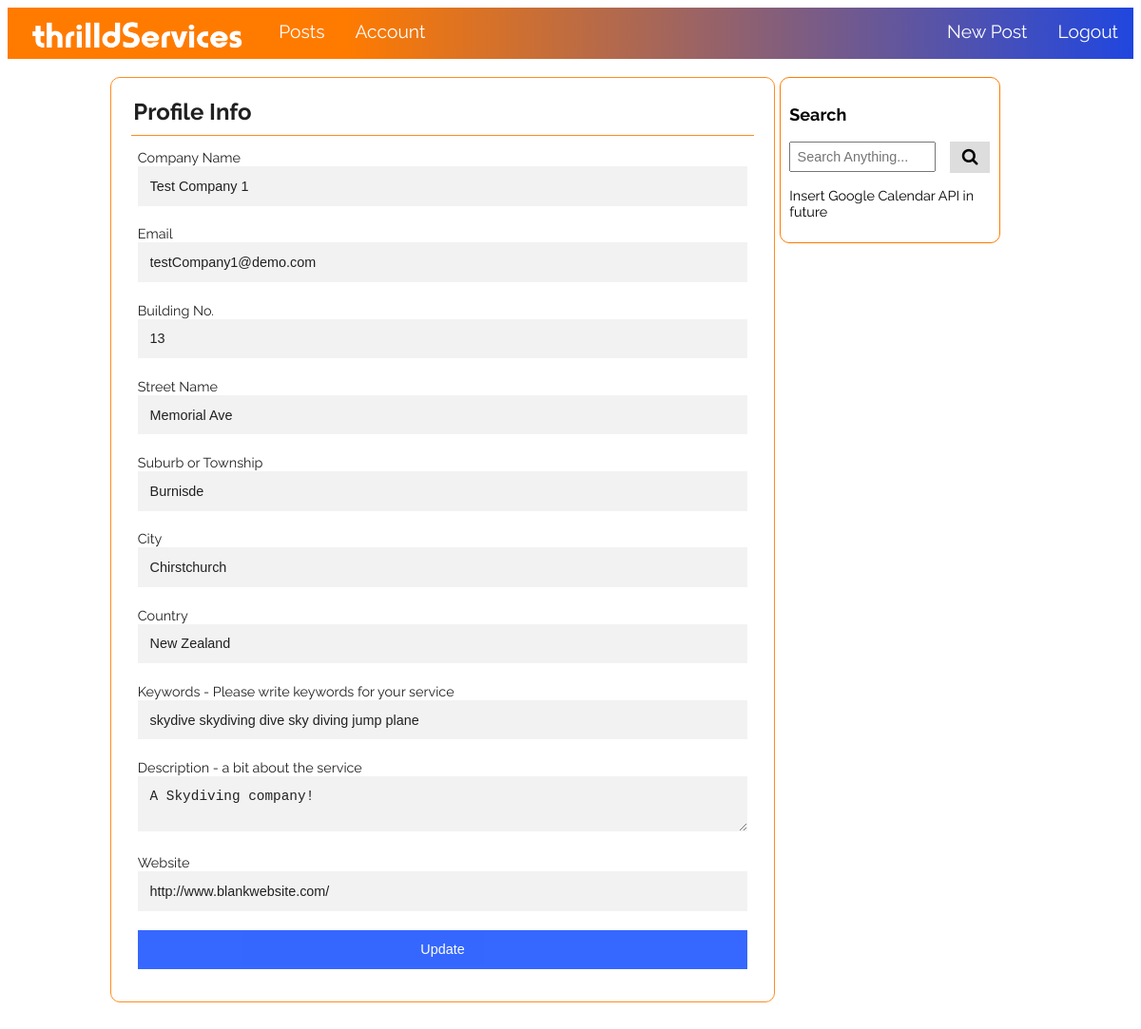
/service/account (signed in), run on the app's committed database.
### app/models.py (models this page shows, shortened)
class Service(db.Model):
  __tablename__ = 'service'
  id = db.Column(db.Integer, primary_key=True)
  user_id = db.Column(db.Integer, db.ForeignKey('user.id'), nullable=False)
  name = db.Column(db.String(160), db.ForeignKey('user.name'), nullable=False)
  email = db.Column(db.String(240), db.ForeignKey('user.email'), unique=True, nullable=False )
  password = db.Column(db.String, nullable=False)
  address_number = db.Column(db.Integer, nullable=False)
  address_street = db.Column(db.String(240), nullable=False)
  address_suburb = db.Column(db.String(240))
  address_city = db.Column(db.String(240), nullable=False)
  address_country = db.Column(db.String(160), nullable=False)
  keywords =db.Column(db.String(1000), nullable=False)
  description = db.Column(db.String(2000), nullable=False)
  web_link = db.Column(db.String(2000))

### app/routes.py (the view)
@app.route('/service/account', methods=['GET', 'POST'])
@login_required(type='srole')
def service_account():
    exists = db.session.query(Service.id).filter_by(email=current_user.email).scalar() is not None
    if not exists:
        flash('Your must complete sign up!', 'fail')
        return redirect(url_for('service_register'))
    service = Service.query.filter_by(user_id=current_user.id).first()
    form = ServiceUpdateProfileForm()
    posts = Service_Post.query.filter_by(company=service.name).all()
    if form.validate_on_submit():
        for x in posts:   #If the Service changes their name, the posts author name also gets changed.
            x.company = form.name.data.strip()
        current_user.name  = form.name.data.strip()
        service.name  = form.name.data.strip()
        current_user.email  = form.email.data
        service.email = form.email.data
        service.address_number = form.address_number.data
        service.address_street = form.address_street.data
        service.address_suburb = form.address_suburb.data
        service.address_city = form.address_city.data
        service.address_country = form.address_country.data
        tags = Tags.query.filter_by(service_user_id=current_user.id).all()
        for x in tags:
            db.session.delete(x)
        db.session.commit()
        service.keywords = form.keywords.data
        service.description = form.description.data
        service.web_link = form.web_link.data
        db.session.commit()
        keyword_add(form.keywords.data)
        flash("Your profile has been updated!", 'success')
        return redirect(url_for('service_account'))
    elif request.method == 'GET':
        form.name.data = service.name
        form.email.data = service.email
        form.address_number.data = service.address_number
        form.address_street.data = service.address_street
        form.address_suburb.data = service.address_suburb
        form.address_city.data = service.address_city
        form.address_country.data = service.address_country
        form.keywords.data = service.keywords
        form.description.data = service.description
        form.web_link.data = service.web_link
    return render_template('service_account.html', page_title='Service Profile', form=form, legend='Profile Info')

### app/models.py (called while the page is built)
@login_manager.user_loader
def load_user(user_id):
    return User.query.get(int(user_id)) #It takes the id return the corresponding user entry.

### app/routes.py (called while the page is built, shortened)
def login_required(type="ANY"): #It lets me define different roles for the users. This meant that if they were a service (srole), they could have a different home screen etc than if they were a user (urole).
    def wrapper(fn):
        @wraps(fn) # Makes the function (wraps it with) a decorator with @ so that it is just basically saying 'the login required to access this page is...'
        def decorated_view(*args, **kwargs):
            return fn(*args, **kwargs)
        return decorated_view
    return wrapper

### app/templates/service_account.html (shortened to what this page needs)
{% extends 'layout.html' %} {% block content %}
  <div class = "service_profile_box">
    <form action="" method="POST" >
      <div class='form--wide'>
        <legend class = 'form__title'>{{ legend }}</legend>
        <div class = "wide-form__group">
          {{form.name.label(class="form__label")}}
          <br>
          {% if form.name.errors %}
            {{form.name(class="wide-invalid_form__group")}}
            <div class="fail_alert">
              {% for error in form.name.errors %}
                <span>{{ error }}</span>
                {% endfor %}
            </div>
          {% else %}
            {{form.name(class="wide-form__box")}}
          {% endif %}
        </div>
        <div class = "wide-form__group">
          {{form.email.label(class="form__label")}}
          <br>
          {% if form.email.errors %}
            {{form.email(class="wide-invalid_form__group")}}
            <div class="fail_alert">
              {% for error in form.email.errors %}
                <span>{{ error }}</span>
                {% endfor %}
            </div>
          {% else %}
            {{form.email(class="wide-form__box")}}
          {% endif %}
        </div>
        <div class = "wide-form__group">
          {{form.address_number.label(class="form__label")}}
          <br>
          {% if form.address_number.errors %}
            {{form.address_number(class="wide-invalid_form__group")}}
            <div class="fail_alert">
              {% for error in form.address_number.errors %}
                <span>{{ error }}</span>
                {% endfor %}
            </div>
          {% else %}
            {{form.address_number(class="wide-form__box")}}
          {% endif %}
        </div>
        <div class = "wide-form__group">
          {{form.address_street.label(class="form__label")}}
          <br>
          {% if form.address_street.errors %}
            {{form.address_street(class="wide-invalid_form__group")}}
            <div class="fail_alert">
              {% for error in form.address_street.errors %}
                <span>{{ error }}</span>
                {% endfor %}
            </div>
          {% else %}
            {{form.address_street(class="wide-form__box")}}
          {% endif %}
        </div>
        <div class = "wide-form__group">
          {{form.address_suburb.label(class="form__label")}}
          <br>
          {% if form.address_suburb.errors %}
            {{form.address_suburb(class="wide-invalid_form__group")}}
            <div class="fail_alert">
              {% for error in address_suburb.name.errors %}
                <span>{{ error }}</span>
                {% endfor %}
            </div>
          {% else %}
            {{form.address_suburb(class="wide-form__box")}}
          {% endif %}
        </div>
        <div class = "wide-form__group">
          {{form.address_city.label(class="form__label")}}
          <br>
          {% if form.address_city.errors %}
            {{form.address_city(class="wide-invalid_form__group")}}
            <div class="fail_alert">
              {% for error in form.address_city.errors %}
                <span>{{ error }}</span>
                {% endfor %}
            </div>
          {% else %}
            {{form.address_city(class="wide-form__box")}}
          {% endif %}
        </div>
        <div class = "wide-form__group">
          {{form.address_country.label(class="form__label")}}
          <br>
          {% if form.address_country.errors %}
            {{form.address_country(class="wide-invalid_form__group")}}
            <div class="fail_alert">
              {% for error in form.address_country.errors %}
                <span>{{ error }}</span>
                {% endfor %}
            </div>
          {% else %}
            {{form.address_country(class="wide-form__box")}}
          {% endif %}
        </div>
        <div class = "wide-form__group">
          {{form.keywords.label(class="form__label")}}
          <br>
          {% if form.keywords.errors %}
            {{form.keywords(class="wide-invalid_form__group")}}
            <div class="fail_alert">
              {% for error in form.keywords.errors %}
                <span>{{ error }}</span>
                {% endfor %}
            </div>
          {% else %}
            {{form.keywords(class="wide-form__box")}}
          {% endif %}
        </div>
        <div class = "wide-form__group">
          {{form.description.label(class="form__label")}}
          <br>
          {% if form.description.errors %}
            {{form.description(class="wide-invalid_form__group")}}
            <div class="fail_alert">
              {% for error in form.description.errors %}
                <span>{{ error }}</span>
                {% endfor %}
            </div>
          {% else %}
            {{form.description(class="wide-form__box")}}
          {% endif %}
        </div>
        <div class = "wide-form__group">
          {{form.web_link.label(class="form__label")}}
          <br>
          {% if form.web_link.errors %}
            {{form.web_link(class="wide-invalid_form__group")}}
            <div class="fail_alert">
              {% for error in form.web_link.errors %}
                <span>{{ error }}</span>
                {% endfor %}
            </div>
          {% else %}
            {{form.web_link(class="wide-form__box")}}
          {% endif %}
        </div>
        <div class = "wide-form__group">
          {{form.submit(class="wide-submit_button")}}
        </div>
      </div>
    </form>
  </div>
  <div class="sidebar">
    <h3>Search</h3>
    <div class="search-container">
      <form action = '#'>
        <input type="text" placeholder="Search Anything...">
        <button type="submit"><i class="fa fa-search"></i></button>
      </form>
    </div>
    <p>Insert Google Calendar API in future<p>
  </div>
{% endblock %}

### app/static/css/style.css (style rules this page uses)
body { color: black; font-family: 'Raleway', sans-serif; }
h3 { font-size: 1.5vw; }
p { font-size: 1.2vw; }
.form--wide { margin: auto; background-color: white; opacity: 0.87; padding: 3%; border: 1px solid #ff7b00; border-radius: 10px; }
.form__title { font-weight: bold; font-size: 2vw; padding-bottom: 10px; border-bottom: 1px solid #ff7b00; }
.form__label { font-size: 1.2vw; }
.wide-form__group { padding: 1% 0 1% 0; margin: 1%; border: none; }
.wide-form__box { width: 98%; padding: 2% 0 2% 2%; display: inline-block; border: none; background: #f1f1f1; font-size: 1.2vw; }
.wide-submit_button { font-size: 1.2vw; background-color: #003fff; color: white; padding: 2% 2%; border: none; cursor: pointer; width: 100%; opacity: 0.9; }
.sidebar { float: left; width: 21.8%; background-color: white; border: 1px solid #ff7b00; border-radius:10px; margin-top: 10px; margin-left: 0.5%; padding: 1%; }
.sidebar input[type=text] { float: left; padding: 3%; width: 65%; font-size: 1.2vw; }
.sidebar .search-container button { float: right; display:inline-block; width: 20%; padding: 3%; background: #dddddd; font-size: 1.5vw; border: none; cursor: pointer; }
.sidebar .search-container::after { content: ""; clear: both; display: table; }
.service_profile_box { float: left; width: 72.2%; margin-top: 10px; margin-bottom: 10px; }

### data on the page
Service: name "Test Company 1", email "testCompany1@demo.com", address_number "13", address_street "Memorial Ave", address_suburb "Burnisde", address_city "Chirstchurch", address_country "New Zealand", keywords "skydive skydiving dive sky diving jump plane", description "A Skydiving company!", web_link "http://www.blankwebsite.com/"

### other printed values
{{ legend }} "Profile Info"
